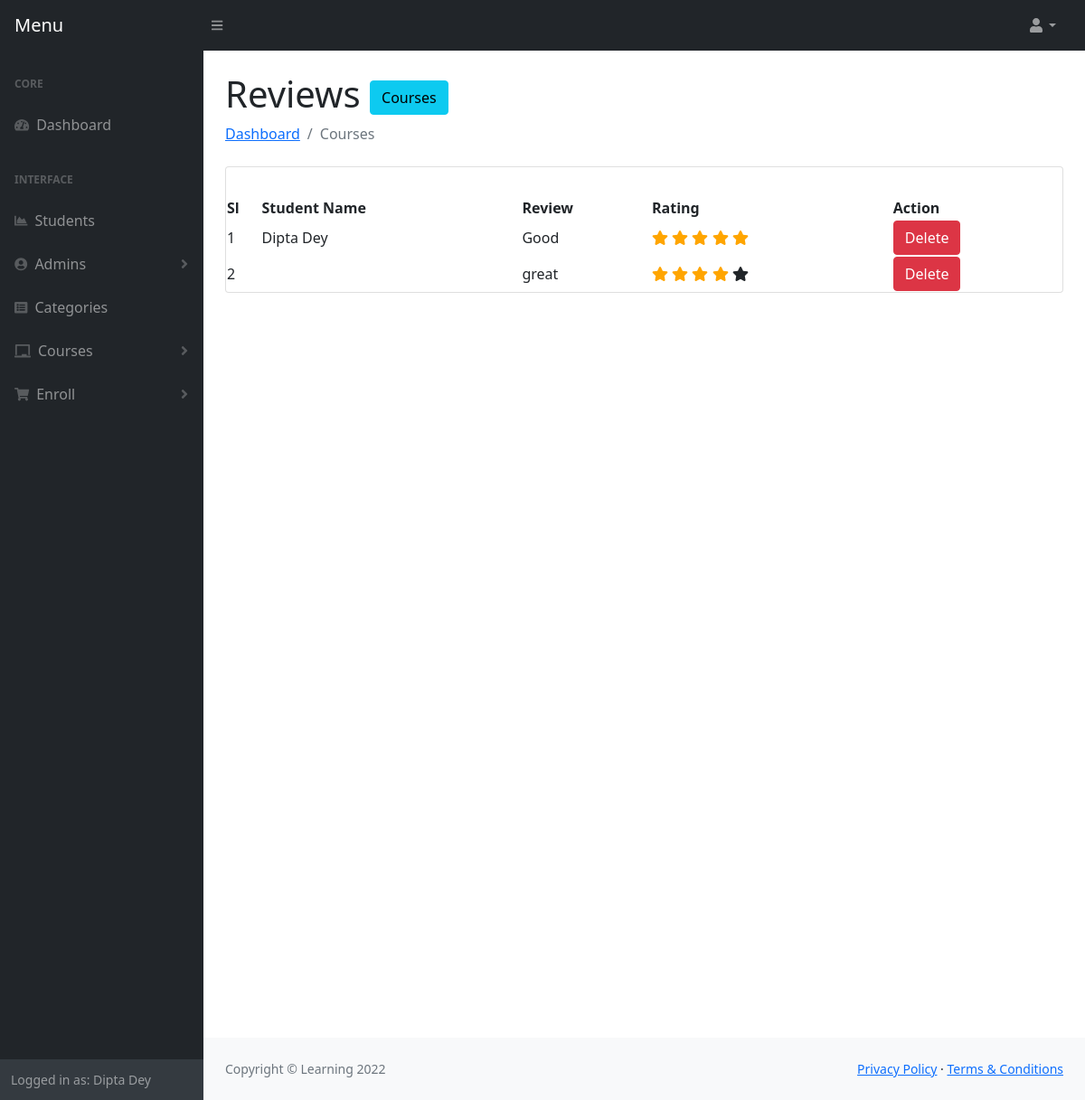
The app's page /admin/review.php?revid=11 (signed in) with its own data.
### tables this page shows
CREATE TABLE `review` (
  `review_id` int(11) NOT NULL,
  `customer_id` int(11) NOT NULL,
  `rating` int(11) NOT NULL,
  `review` text NOT NULL,
  `course_id` int(11) NOT NULL
);

CREATE TABLE `users` (
  `id` int(11) NOT NULL,
  `first_name` varchar(191) DEFAULT NULL,
  `last_name` varchar(191) DEFAULT NULL,
  `email` varchar(191) DEFAULT NULL,
  `phone` varchar(191) DEFAULT NULL,
  `password` varchar(191) DEFAULT NULL,
  `role` varchar(100) DEFAULT NULL,
  `is_active` tinyint(4) NOT NULL,
  `flag` tinyint(4) NOT NULL DEFAULT 0,
  `created_at` timestamp NOT NULL DEFAULT current_timestamp()
);

### admin/review.php (the view, shortened to what this page needs)
<?php
include 'header.php';
include '../Controller/database.php';
?>
<main>
    <div class="container-fluid px-4">
        <h1 class="mt-4">Reviews <a class="btn btn-info" href="courses.php">Courses</a></h1>
        <ol class="breadcrumb mb-4">
            <li class="breadcrumb-item"><a href="index.php">Dashboard</a></li>
            <li class="breadcrumb-item active">Courses</li>
        </ol>
        <div class="card mb-4">
            <div class="card-body">
            </div>
            <table id="datatablesSimple">
                <thead>
                    <tr>
                        <th>Sl</th>
                        <th>Student Name</th>
                        <th>Review</th>
                        <th>Rating</th>
                        <th>Action</th>
                    </tr>
                </thead>
                <tbody>
                    <?php
                    if (empty($_GET['revid']) || $_GET['revid'] == NULL || !isset($_GET['revid'])) {
                        echo "<script>window.location='courses.php';</script>";
                    } else {
                        $revid = $_GET['revid'];
                        $query = "SELECT * FROM review left join users on review.customer_id=users.id
                        WHERE course_id=$revid";
                        $result = $con->query($query);
                        if ($result->num_rows > 0) {
                            $i = 0;
                            foreach ($result as $key => $value) {
                                $i++;
                    ?>
                                <tr>
                                    <td><?php echo $i; ?></td>
                                    <td><?php echo $value['first_name'] . ' ' . $value['last_name']; ?></td>
                                    <td><?php echo $value['review'] ?></td>
                                    <td>
                                        <?php
                                        if ($value['rating'] == 0) {
                                            echo "No rating!";
                                        } elseif ($value['rating'] == 1) {
                                            echo "<i class='fa fa-star star-checked'></i>
                                            <i class='fa fa-star'></i>
                                            <i class='fa fa-star'></i>
                                            <i class='fa fa-star'></i>
                                            <i class='fa fa-star'></i>";
                                        } elseif ($value['rating'] == 2) {
                                            echo "<i class='fa fa-star star-checked'></i>
                                            <i class='fa fa-star star-checked'></i>
                                            <i class='fa fa-star'></i>
                                            <i class='fa fa-star'></i>
                                            <i class='fa fa-star'></i>";
                                        } elseif ($value['rating'] == 3) {
                                            echo "<i class='fa fa-star star-checked'></i>
                                            <i class='fa fa-star star-checked'></i>
                                            <i class='fa fa-star star-checked'></i>
                                            <i class='fa fa-star'></i>
                                            <i class='fa fa-star'></i>";
                                        } elseif ($value['rating'] == 4) {
                                            echo "<i class='fa fa-star star-checked'></i>
                                            <i class='fa fa-star star-checked'></i>
                                            <i class='fa fa-star star-checked'></i>
                                            <i class='fa fa-star star-checked'></i>
                                            <i class='fa fa-star'></i>";
                                        } elseif ($value['rating'] == 5) {
                                            echo "<i class='fa fa-star star-checked'></i>
                                            <i class='fa fa-star star-checked'></i>
                                            <i class='fa fa-star star-checked'></i>
                                            <i class='fa fa-star star-checked'></i>
                                            <i class='fa fa-star star-checked'></i>";
                                        }
                                        ?>
                                    </td>
                                    <td>
                                        <a onclick="return confirm('Are you sure to Delete?');" href="?delrev=<?php echo $value['review_id']; ?>" class="btn btn-danger">Delete</a>
                                    </td>
                                </tr>
                    <?php  }
                        }
                    } ?>
                </tbody>
            </table>
        </div>
        <div style="height: 100vh"></div>
    </div>
</main>
<?php include 'footer.php'; ?>

### admin/review.php (style rules this page uses)
.star-checked { color: orange; }

### records on screen
review: users.first_name "Dipta", users.last_name "Dey", review "Good", rating 5 (drawn)
review: review "great", rating 4 (drawn)

### other values on screen
$_SESSION['first_name'] "Dipta"
$_SESSION['last_name'] "Dey"
